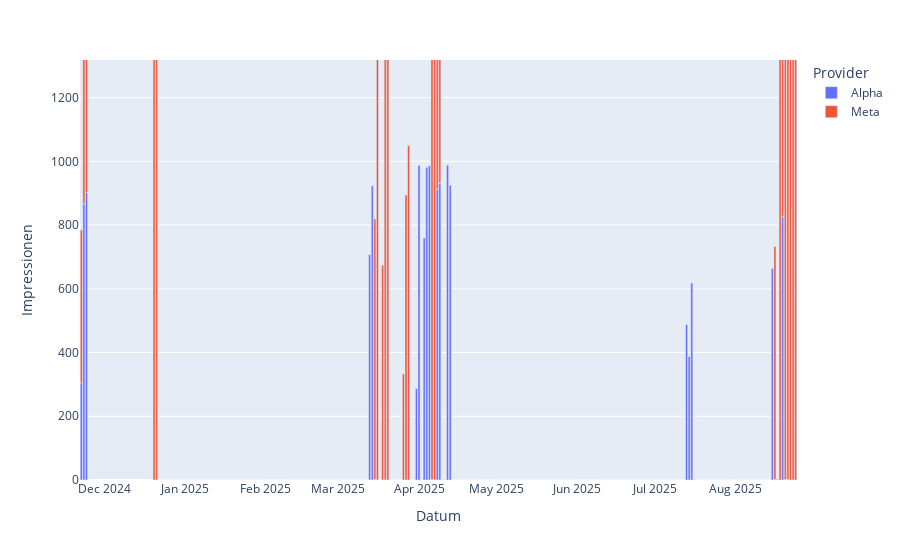

The code cell stored with this chart in its notebook:
### Code cell
fig = px.bar(sales , x="Datum", y="Impressionen", color='Provider')
ymax = sales["Nettoumsatz"].max()
fig.update_yaxes(range=[0, ymax])

### Figure 1 — Plotly figure (JSON) as saved in the notebook; plotly's stock layout.template omitted (floating-point values rounded to 4 significant figures; data arrays with more than 128 entries replaced by an {"elided": "..."} marker saying what was removed)
{"data": [{"hovertemplate": "Provider=Alpha<br>Datum=%{x}<br>Impressionen=%{y}<extra></extra>", "legendgroup": "Alpha", "marker": {"color": "#636efa", "pattern": {"shape": ""}}, "name": "Alpha", "orientation": "v", "showlegend": true, "textposition": "auto", "type": "bar", "x": {"elided": "279 str values"}, "xaxis": "x", "y": {"elided": "279 float values"}, "yaxis": "y"}, {"hovertemplate": "Provider=Meta<br>Datum=%{x}<br>Impressionen=%{y}<extra></extra>", "legendgroup": "Meta", "marker": {"color": "#EF553B", "pattern": {"shape": ""}}, "name": "Meta", "orientation": "v", "showlegend": true, "textposition": "auto", "type": "bar", "x": {"elided": "273 str values"}, "xaxis": "x", "y": {"elided": "273 float values"}, "yaxis": "y"}], "layout": {"barmode": "relative", "legend": {"title": {"text": "Provider"}, "tracegroupgap": 0}, "margin": {"t": 60}, "xaxis": {"anchor": "y", "domain": [0, 1], "title": {"text": "Datum"}}, "yaxis": {"anchor": "x", "domain": [0, 1], "range": [0, 1318], "title": {"text": "Impressionen"}}}}
